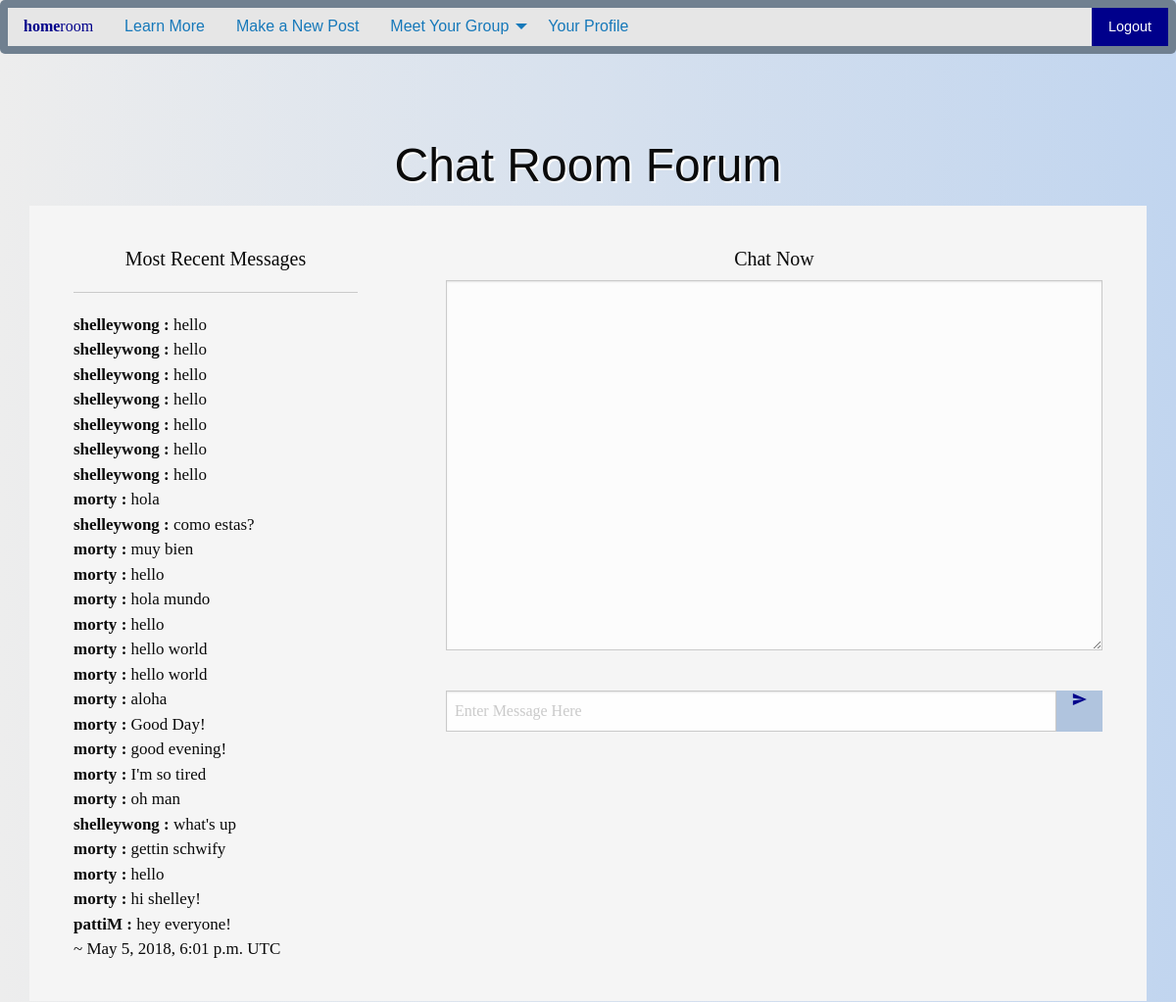
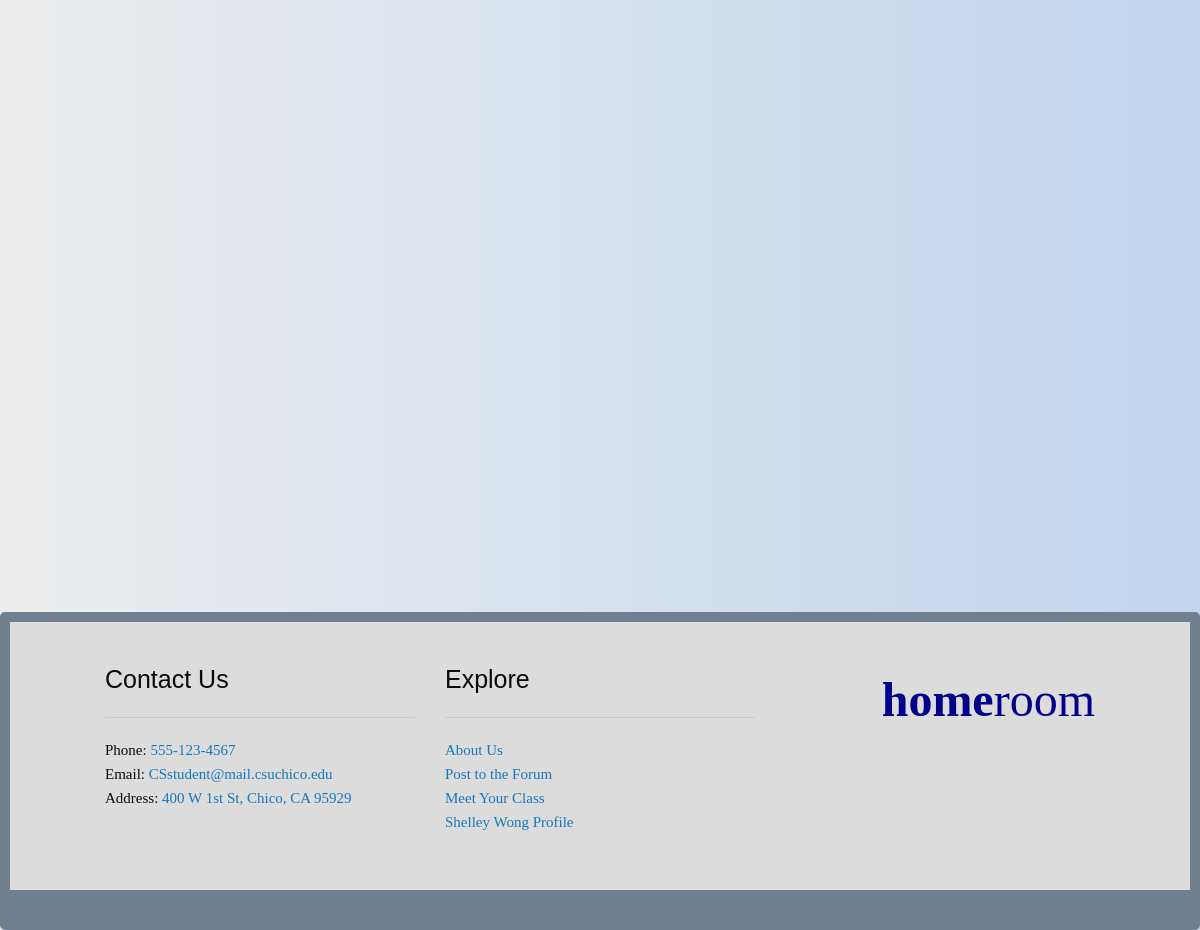
Screenshot of /chat/chatroom/ (signed in) with the database file from the repository (2 pictures, top to bottom).
### myapp/models.py (models this page shows, shortened)
class Chat_Model(models.Model):
    author = models.ForeignKey(
        User,
        on_delete=models.CASCADE
    )
    message = models.TextField()
    message_html = models.TextField()
    created_on = models.DateTimeField(auto_now_add=True, blank=True)

### myapp/views.py (the view)
# urls.py: path('chat/chatroom/', views.chatroom, name='chatroom'),
@login_required(login_url='/login/')
def chatroom(request):
    chat_queryset = Chat_Model.objects.order_by("-created_on")[:25]
    chat_message_count = len(chat_queryset)
    if chat_message_count > 0:
        first_message_id = chat_queryset[len(chat_queryset)-1].id
    else:
        first_message_id = -1
    previous_id = -1
    if first_message_id != -1:
        try:
            previous_id = Chat_Model.objects.filter(pk__lt=first_message_id).order_by("-pk")[:1][0].id
        except IndexError:
            previous_id = -1
    chat_messages = reversed(chat_queryset)
    most_recent = chat_queryset[0]
    u = User.objects.get(username=request.user)
    current_user = u.first_name
    user_list = User.objects.all()
    student_list = Student_Model.objects.all()
    context = {
        'most_recent':most_recent,
        'chat_messages': chat_messages,
        'first_message_id' : previous_id,
        'current_user':mark_safe(json.dumps(current_user)),
        'user_list':user_list,
        'student_list':student_list
    }
    return render(request, "chat/chatroom.html",context)

### myapp/templates/chat/chatroom.html (shortened to what this page needs)
{% extends "base.html" %}
{% load static %}
{% block body %}
  <div class="grid-container" id="main-body">
    <div class="grid-y medium-grid-frame">
      <div class="cell shrink header medium-cell-block-container">
        <h1 class="text-center sans-serif-text shadowed">Chat Room Forum</h1>
      </div>
      <div class="cell medium-auto medium-cell-block-container">
        <div class="grid-x grid-padding-x">
          <div class="cell medium-4 medium-cell-block-y main-text">
            <div class="main-text serif-text">
              <h5 class="serif-text text-center">Most Recent Messages</h5>
              <hr>
              {% for message in chat_messages %}
                <strong>{{ message.author }} : </strong>
                {{ message.message_html|safe }}
                <br>
              {% endfor %}
              ~ {{ most_recent.created_on }} UTC
            </div>
          </div>
          <div class="cell medium-8 medium-cell-block-y main-text">
            <div class="main-text serif-text">
              <h5 class="serif-text text-center">Chat Now</h5>
                <textarea readonly id="chat-log" cols="100" rows="15"></textarea><br/>
                <div class="serif-text input-group">
                  <input class="input-group-field searchfield" id="chat-message-input" type="text" size="100"
                    style="font-size:16px;" placeholder="Enter Message Here">
                  <button class="input-group-button button buttonL" id="chat-message-submit" value="Send">
                    <i class="material-icons" style="font-size:16px;">send</i>
                  </button>
                </div>
            </div>
          </div>
        </div>
      </div>
    </div>
  </div>
{% endblock %}

### chat/templates/base.html (shortened to what this page needs)
{% load static %}
<!DOCTYPE html>
<html class="no-js" lang="en" dir="ltr">
  <head>
    <link rel="stylesheet" href="{% static "/css/foundation.css" %}">
    <link rel="stylesheet" href="{% static "css/app.css" %}">
  </head>
  <body>
      <div class="top-bar" id="main-menu">
        <div class="top-bar-left">
          <ul class="vertical medium-horizontal dropdown menu" data-dropdown-menu>
            <a class="logo" href="/"><b>home</b>room</a>
            <li class="has-submenu">
              <a href="/about/">Learn More</a>
            </li>
            {% if user.is_authenticated %}
            <li class="has-submenu">
              <a href="/forum/">Make a New Post</a>
            </li>
            <li class="has-submenu">
              <a href="/meet/">Meet Your Group</a>
            </li>
            <li class="has-submenu">
              <a href="/profile/">Your Profile</a>
            </li>
            {% endif %}
          </ul>
        </div>
        <div class="top-bar-right">
          <ul class="vertical medium-horizontal menu">
            {% if user.is_authenticated %}
            <li><a href="/logout/" class="button buttonR">Logout</a></li>
            {% else %}
            <li><a href="/login/" class="button buttonL">Login</a></li>
            <li><a href="/register/" class="button buttonR">Register</a></li>
            {% endif %}
          </ul>
        </div>
      </div>
    {% block body %}{% endblock %}
      <div>
        <footer class="cell shrink footer">
          <div id="foot-body">
            <div class="grid-x grid-padding-x foot-text">
              <div class="cell large-4 medium-6">
                <h4 class="text-left sans-serif-text">Contact Us</h4>
                <hr>
                <p class="serif-text">Phone: <a href="#">555-123-4567</a><br>
                  Email: <a href="#">CSstudent@mail.csuchico.edu</a><br>
                  Address: <a href="#">400 W 1st St, Chico, CA 95929</a>
                </p>
              </div>
              <div class="cell large-4 medium-6">
                <h4 class="text-left sans-serif-text">Explore</h4>
                <hr>
                <p class="serif-text">
                  <a href="/about/">About Us</a><br>
                  {% if user.is_authenticated %}
                  <a href="/forum/">Post to the Forum</a><br>
                  <a href="/meet/">Meet Your Class</a><br>
                  <a href="/profile/">{{ user.first_name }} {{ user.last_name }} Profile</a>
                  {%  endif %}
                </p>
              </div>
              <div class="cell auto large-text-right">
                <h1><a class="logo" href="/"><b>home</b>room</a></h1>
              </div>
            </div>
          </div>
        </footer>
      </div>
  </body>
</html>

### myapp/static/css/app.css (style rules this page uses)
body { background: linear-gradient(to right, #EDEDED, #C1D5EF); overflow-x: hidden; }
textarea#chat-log { background: #FCFCFC; }
.sans-serif-text { font-family: "Optima", sans-serif; }
.serif-text { font-family: "Garamond", serif; }
.shadowed { text-shadow: 2px 2px #FFFFFF; }
.buttonL { color: #00008B; background: #B0C4DE; }
.buttonR { background: #00008B; }
.top-bar { font-family: "Optima", sans-serif; background: #708090; border-radius: 5px; }
.logo { font-family: "AmericanTypewriter"; color: #00008B; }
#main-body { padding: 80px 30px; }
.main-text { font-size: 17px; padding: 20px 30px; background: #F5F5F5; }
.searchfield { width: 100%; border: 1px solid #c9c9c9; border-radius: 25px; }
#foot-body { border-style: solid; border-width: 10px; border-bottom: 40px solid #708090; border-radius: 5px; border-color: #708090; padding: 20px 0px; background: #DCDCDC; }
.foot-text { font-size: 15px; padding: 20px 80px; }

### rows the page displays
Chat_Model: author "shelleywong", message_html "hello"
Chat_Model: author "shelleywong", message_html "hello"
Chat_Model: author "shelleywong", message_html "hello"
Chat_Model: author "shelleywong", message_html "hello"
Chat_Model: author "shelleywong", message_html "hello"
Chat_Model: author "shelleywong", message_html "hello"
Chat_Model: author "shelleywong", message_html "hello"
Chat_Model: author "morty", message_html "hola"
Chat_Model: author "shelleywong", message_html "como estas?"
Chat_Model: author "morty", message_html "muy bien"
Chat_Model: author "morty", message_html "hello"
Chat_Model: author "morty", message_html "hola mundo"
Chat_Model: author "morty", message_html "hello"
Chat_Model: author "morty", message_html "hello world"
Chat_Model: author "morty", message_html "hello world"
Chat_Model: author "morty", message_html "aloha"
Chat_Model: author "morty", message_html "Good Day!"
Chat_Model: author "morty", message_html "good evening!"
Chat_Model: author "morty", message_html "I'm so tired"
Chat_Model: author "morty", message_html "oh man"
Chat_Model: author "shelleywong", message_html "what's up"
Chat_Model: author "morty", message_html "gettin schwify"
Chat_Model: author "morty", message_html "hello"
Chat_Model: author "morty", message_html "hi shelley!"
Chat_Model: author "pattiM", message_html "hey everyone!", created_on "May 5, 2018, 6:01 p.m."

### other values shown
{{ user.first_name }} "Shelley"
{{ user.last_name }} "Wong"
